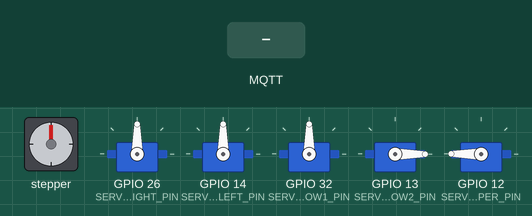
The sketch below on a simulated ESP32. Parts: stepper motor, 5 × servo. Wiring (inferred from the names in the program): stepper motor driver (8000 steps per turn assumed): step GPIO 19; direction GPIO 18. Inputs (shaded band) come from the test bench. WiFi joins after 1.5 s; servers stay silent unless stated; no MQTT or app messages arrive unless stated; what the sketch prints to the serial monitor is not drawn.

Above: at 2.7 s.
2.8 s: MQTT message "0" arrives on the first subscribed topic
4.3 s: MQTT message "on" arrives on the first subscribed topic
5.8 s: MQTT message "0" arrives on the second subscribed topic
7.3 s: MQTT message "0" arrives on the third subscribed topic
At 14.5 s:
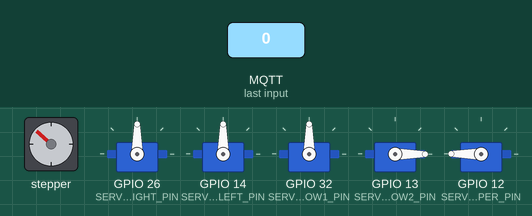
At 15.1 s:
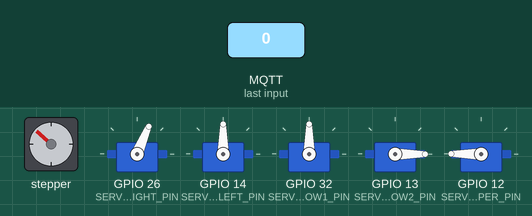
Timing chart, 0 to 22.4 s (numbered marks = the images above; inputs shaded):
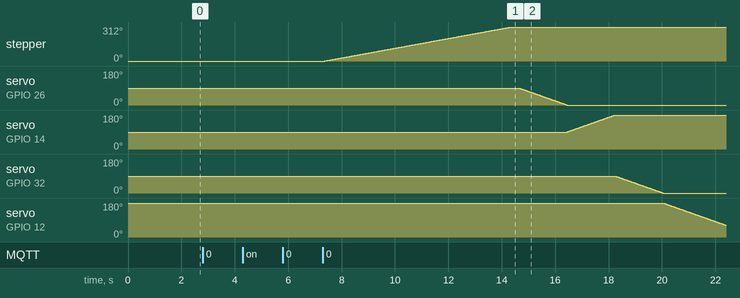

Measured:
- after the input at 2.8 s, every drawn part: stays the same
- after the input at 4.3 s, every drawn part: stays the same
- after the input at 5.8 s, every drawn part: stays the same
- after the input at 7.3 s, stepper: turns 312° clockwise in 7.0 s, starting after 0.08 s; servo on GPIO 26 (SERVO_RIGHT_PIN): moves from 90° to 0° over 1.8 s, starting after 7.4 s

The sketch:

kontrol_robot.ino
```cpp
#include <WiFi.h>
#include <PubSubClient.h>
#include <ESP32Servo.h>

// ==================== KONFIGURASI HARDWARE ====================
// Pin Definitions
#define PUL_PIN 19 // Pulse pin
#define DIR_PIN 18 // Direction pin

#define SERVO_RIGHT_PIN 26
#define SERVO_LEFT_PIN 14
#define SERVO_ELBOW1_PIN 32
#define SERVO_ELBOW2_PIN 13
#define SERVO_GRIPPER_PIN 12

// Constants
const int STEPS_PER_REV = 8000;               // 8000 pulses per revolution
const float DEGREE_PER_STEP = 360.0 / STEPS_PER_REV; // Degree per step (0.045 degrees)
const float GEAR_RATIO = 3.47222222; // Stepper to base rotation ratio
const float GRIPPER_OPEN = 180; // Disesuaikan lagi
const float GRIPPER_CLOSE = 0; // Disesuaikan lagi

// Robot Base Position
const float ROBOT_X = 0.0;
const float ROBOT_Y = 0.0;
const float ROBOT_Z = 15.5;

// Drop Points for Different Chili Type (in cm)
const float DROP_POINTS[4][3] = {
  {-10.0, 19.0, 10.0},  // Cabai besar hijau
  {-13.0, 14.0, 10.0},  // Cabai besar merah
  {-16.0, 9.0, 10.0},   // Cabai keriting hijau
  {-19.0, 4.0, 10.0}    // Cabai keriting merah
};

// Arm Lengths
float l1 = 19.0;
float l2 = 12.0;
float l3 = 20.0;

// Servo Objects
Servo servoRight;
Servo servoLeft;
Servo servoElbow1;
Servo servoElbow2;
Servo servoGripper;

// Variables
float targetX = 0, targetY = 0, targetZ = 1.0;
float targetAngle_1, targetAngle_2, targetAngle_3;
float thetaAngle_3, theta_3a;
float theta_1, theta_2, theta_3, theta_4;
int direction;
long stepsToMove;
long currentStep = 0;
float lastTheta = 0; // Menyimpan sudut terakhir
int jenis_cabai = -1;  // -1 = belum terdeteksi, 0-3 sesuai jenis cabai

// Variabel untuk servo smoothing
float currentServoRightPos = 90; // Posisi awal servo kanan
float currentServoLeftPos = 90;  // Posisi awal servo kiri
float currentServoElbow1Pos = 90; // Posisi awal servo elbow 1
float currentServoElbow2Pos = 0; // Posisi awal servo elbow 2
float currentServoGripperPos = GRIPPER_OPEN; // Posisi awal servo gripper

// ========== KONFIGURASI MQTT ===========
const char* ssid = "Sepsal";
const char* password = "salsa.279";
const char* mqtt_server = "192.168.20.13";
const int mqtt_port = 1883;

// MQTT Topics
const char* TOPIC_CM_X = "chili/cm_x";
const char* TOPIC_CM_Y = "chili/cm_y";
const char* TOPIC_JENIS = "chili/jenis";

// Variabel MQTT
WiFiClient espClient;
PubSubClient client(espClient);

// Flags untuk menandai data yang diterima
bool received_cm_x = false;
bool received_cm_y = false;
bool received_jenis = false;

bool isOperating = false;

void setup_wifi() {
  delay(10);
  Serial.println();
  Serial.print("Connecting to ");
  Serial.println(ssid);

  WiFi.begin(ssid, password);

  while (WiFi.status() != WL_CONNECTED) {
    delay(500);
    Serial.print(".");
  }

  Serial.println("");
  Serial.println("WiFi connected");
  Serial.println("IP address: ");
  Serial.println(WiFi.localIP());
}

void callback(char* topic, byte* payload, unsigned int length) {
  // Jika sedang melakukan operasi, abaikan pesan baru
  if (isOperating) {
    Serial.println("Masih dalam proses operasi, abaikan pesan baru");
    return;
  }

  Serial.print("Message arrived [");
  Serial.print(topic);
  Serial.print("] ");

  String message;
  for (int i = 0; i < length; i++) {
    message += (char)payload[i];
  }
  Serial.println(message);

  if (strcmp(topic, TOPIC_CM_X) == 0) {
    targetX = message.toFloat();
    received_cm_x = true;
    Serial.print("Received cm_x: ");
    Serial.println(targetX);
  }
  else if (strcmp(topic, TOPIC_CM_Y) == 0) {
    targetY = message.toFloat();
    received_cm_y = true;
    Serial.print("Received cm_y: ");
    Serial.println(targetY);
  }
  else if (strcmp(topic, TOPIC_JENIS) == 0) {
    jenis_cabai = message.toInt();
    received_jenis = true;
    Serial.print("Received jenis: ");
    Serial.println(jenis_cabai);
  }

  // Jika semua data sudah diterima, lakukan perhitungan IK
  if (received_cm_x && received_cm_y && received_jenis && jenis_cabai >= 0 && jenis_cabai <= 3) {
    isOperating = true; // Set flag operasi sedang berjalan
    executePickAndPlace();
  }
}

void reconnect() {
  while (!client.connected()) {
    Serial.print("Attempting MQTT connection to...");
    Serial.print(mqtt_server);
    Serial.print(":");
    Serial.print(mqtt_port);
    Serial.println("...");

    if (client.connect("ESP32Client")) {
      Serial.println("connected");
      client.subscribe(TOPIC_CM_X);
      client.subscribe(TOPIC_CM_Y);
      client.subscribe(TOPIC_JENIS);

      //client.publish(TOPIC_READY, "1");
    } else {
      Serial.print("failed, rc=");
      Serial.print(client.state());
      Serial.print(" (");
      Serial.print(getMQTTStateDescription(client.state()));
      Serial.println(") try again in 5 seconds");
      delay(5000);
    }
  }
}

String getMQTTStateDescription(int state) {
  switch(state) {
    case -4: return "Connection timeout";
    case -3: return "Connection lost";
    case -2: return "Connect failed";
    case -1: return "Disconnected";
    case 0: return "Connected";
    case 1: return "Bad protocol";
    case 2: return "Bad client ID";
    case 3: return "Unavailable";
    case 4: return "Bad credentials";
    case 5: return "Unauthorized";
    default: return "Unknown";
  }
}

// ==================== SETUP ====================
void setup() {
  Serial.begin(115200);

  pinMode(PUL_PIN, OUTPUT);
  pinMode(DIR_PIN, OUTPUT);

  servoRight.attach(SERVO_RIGHT_PIN);
  servoLeft.attach(SERVO_LEFT_PIN);
  servoElbow1.attach(SERVO_ELBOW1_PIN);
  servoElbow2.attach(SERVO_ELBOW2_PIN);
  servoGripper.attach(SERVO_GRIPPER_PIN);

  // Set initial servo positions
  servoRight.write(currentServoRightPos);
  servoLeft.write(currentServoLeftPos);
  servoElbow1.write(currentServoElbow1Pos);
  servoElbow2.write(currentServoElbow2Pos);
  servoGripper.write(currentServoGripperPos);

  setup_wifi();
  client.setServer(mqtt_server, mqtt_port);
  client.setCallback(callback);

  Serial.println("Sistem Robot Arm 4 DOF siap");
  Serial.println("Waiting for MQTT messages...");
}

// ====================== LOOP UTAMA ======================
void loop() {
  if (!client.connected()) {
    reconnect();
  }
  client.loop();
}

void printDebugInfo();

// ====================== FUNGSI KONTROL ROBOT ======================
void executePickAndPlace() {
  Serial.println("Memulai proses Pick and Place");
  printDebugInfo();

  // 1. PICK OPERATION
  Serial.println("=== FASE PICK ===");

  // Set targetZ konstan untuk pick
  targetZ = 1.0; // 1 cm di atas permukaan

  // Lakukan perhitungan IK untuk PICK
  calculateInverseKinematics(targetX, targetY, targetZ);
  printDebugInfo();

  // Kembali ke posisi awal servo sebelum stepper
  returnServoToOrigin();

  // Kembali ke posisi awal stepper sebelum mengeksekusi koordinat baru
  returnStepperToOrigin();

  // Gerakkan stepper ke posisi target
  if (stepsToMove > 0) moveStepper(stepsToMove, direction);
  lastTheta = theta_1;
  moveServosToTarget(true); // true = mode PICK
  printDebugInfo();

  // Lanjutkan dengan penutupan gripper setelah koreksi
  controlGripper(false);
  delay(500);

  // 2. PREPARE FOR PLACE
  Serial.println("=== PREPARE PLACE ===");

  // Kembali ke posisi awal sebelum IK 2
  returnServoToOrigin();
  returnStepperToOrigin();

   // 3. PLACE OPERATION
  Serial.println("=== FASE PLACE ===");

  // Lakukan perhitungan IK untuk PLACE berdasarkan jenis cabai
  if (jenis_cabai >= 0 && jenis_cabai <= 3) {
    placeObjectToDropPoint(jenis_cabai);
    printDebugInfo();

    controlGripper(true);
    delay(500);
  }

  // 4. FINISH OPERATION
  Serial.println("=== FINISHING ===");

  controlGripper(true);      // Buka gripper (safety)
  delay(500);               // Beri waktu stabilisasi

  // Kirim sinyal ready setelah menyelesaikan operasi
  //sendReadySignal();

  // Reset flags dan status operasi
  received_cm_x = false;
  received_cm_y = false;
  received_jenis = false;
  isOperating = false;

  Serial.println("Proses Pick and Place selesai");
}

// Fungsi untuk mengirim sinyal ready ke Python
//void sendReadySignal() {
//  if (client.connected()) {
//    client.publish(TOPIC_READY, "1");
//    Serial.println("Mengirim sinyal READY ke Python");
//  } else {
//    Serial.println("Gagal mengirim sinyal READY, MQTT tidak terhubung");
//  }
//}

void calculateInverseKinematics(float targetX, float targetY, float targetZ) {
  // Calculate target angle θ1
  targetAngle_1 = atan2(targetY - ROBOT_Y, targetX - ROBOT_X) * 180.0 / PI;

  // Hitung theta_1 sebagai sudut dari sumbu Y positif (0° menghadap depan)
  theta_1 = 90.0 - targetAngle_1; // Konversi ke sudut robot

  // Normalisasi sudut antara -180° dan 180°
  theta_1 = fmod(theta_1 + 180.0, 360.0) - 180.0;

  // Determine direction (CCW or CW)
  direction = (targetX > 0) ? 1 : -1;

  // Convert angle to steps considering gear ratio
  stepsToMove = fabs(theta_1) * GEAR_RATIO / DEGREE_PER_STEP;

  // Hitung parameter untuk lengan
  float a = sqrt(pow(targetX - ROBOT_X, 2) + pow(targetY - ROBOT_Y, 2));
  float z_rel = targetZ - ROBOT_Z;
  float b = l3 + z_rel;
  float c = sqrt(pow(a, 2) + pow(b, 2));

  if (c > (l1 + l2) || c < fabs(l1 - l2)) {
    Serial.println("Target di luar jangkauan lengan robot.");
  } else {
    // Calculate theta_2
    float alpha_1 = acos((pow(c, 2) + pow(l1, 2) - pow(l2, 2)) / (2 * c * l1));
    float alpha_2 = atan2(b, a);
    targetAngle_2 = (alpha_1 + alpha_2) * 180.0 / PI;
    theta_2 = targetAngle_2;

    // Calculate theta_3
    targetAngle_3 = acos((pow(l1, 2) + pow(l2, 2) - pow(c, 2)) / (2 * l1 * l2));
    thetaAngle_3 = targetAngle_3 * 180.0 / PI;
    theta_3a = thetaAngle_3 - 180;
    theta_3 = fabs(theta_3a);

    // Calculate theta_4
    theta_4 = (90 - theta_2 - theta_3) - 180;

    Serial.print("Sudut terhitung: ");
    Serial.print("θ1="); Serial.print(theta_1);
    Serial.print("°, θ2="); Serial.print(theta_2);
    Serial.print("°, θ3="); Serial.print(theta_3);
    Serial.print("°, θ4="); Serial.print(theta_4);
   Serial.println("°");
  }
}

void returnServoToOrigin() {
  // Gerakkan servo shoulder ke posisi awal
  smoothMoveServo(servoRight, currentServoRightPos, 90, 20); // Kembali ke 90 dengan delay 20ms
  smoothMoveServo(servoLeft, currentServoLeftPos, 90, 20);  // Kembali ke 90 dengan delay 20ms

  // Gerakkan servo elbow 1 ke posisi awal
  smoothMoveServo(servoElbow1, currentServoElbow1Pos, 90, 20); // Kembali ke 150 derajat delay 20ms

  // Gerakkan servo elbow 2 ke posisi awal
  smoothMoveServo(servoElbow2, currentServoElbow2Pos, 0, 20); // Kembali ke 150 derajat delay 20ms
}

void returnStepperToOrigin() {
  if (lastTheta != 0) {
    // Hitung langkah untuk kembali ke posisi awal
    long returnSteps = abs(lastTheta * GEAR_RATIO / DEGREE_PER_STEP);
    int returnDirection = (lastTheta > 0) ? -1 : 1; // Arah kembali ke 0 derajat

    Serial.print("Langkah kembali: ");
    Serial.println(returnSteps);

    // Gerakkan stepper motor kembali ke posisi awal
    moveStepper(returnSteps, returnDirection);

    // Reset lastTheta ke 0 setelah kembali ke posisi awal
    lastTheta = 0;
  }
}

// Move Stepper Motor
void moveStepper(long steps, int dir) {
  // Set direction
  if (dir > 0) {
    digitalWrite(DIR_PIN, LOW);
    Serial.println("DIR_PIN: LOW (CCW)");
  } else {
    digitalWrite(DIR_PIN, HIGH);
    Serial.println("DIR_PIN: HIGH (CW)");
  }

  delay(10); // Delay kecil untuk memastikan pin direction sudah set

  // Move stepper
  for (long i = 0; i < steps; i++) {
    digitalWrite(PUL_PIN, HIGH);
    delayMicroseconds(500);
    digitalWrite(PUL_PIN, LOW);
    delayMicroseconds(500);

    currentStep += dir; // Update current step position
  }
}

void controlGripper(bool open) {
  float targetPos = open ? GRIPPER_OPEN : GRIPPER_CLOSE;
  smoothMoveServo(servoGripper, currentServoGripperPos, targetPos, 20);
  Serial.println(open ? "Gripper terbuka" : "Gripper tertutup");
}

void moveServosToTarget(bool isPickOperation) {
  if (isPickOperation){
    // Mode PICK (Ambil Cabai):
    // 1. Buka gripper -> 2. Bergerak ke target -> 3. Tutup gripper
    controlGripper(true);  // Buka gripper
    delay(300);            // Beri waktu untuk membuka

    //Gerakkan servo shoulder
    smoothMoveServo(servoRight, currentServoRightPos, theta_2, 20); // Delay 20ms per langkah
    smoothMoveServo(servoLeft, currentServoLeftPos, 180 - theta_2, 20); // Delay 20ms per langkah

    // Gerakkan servo elbow 1 ke posisi target
    smoothMoveServo(servoElbow1, currentServoElbow1Pos, theta_3, 20); // Delay 20ms per langkah

    // Gerakkan servo elbow 2 ke posisi target
    smoothMoveServo(servoElbow2, currentServoElbow2Pos, theta_4, 20); // Delay 20ms per langkah

    // Tutup gripper untuk mencengkeram objek
    controlGripper(false);
    delay(500);
  } else {
    // Mode PLACE (Letakkan Cabai):
    // 1. Gripper sudah tertutup (pegang cabai) -> 2. Bergerak ke wadah -> 3. Buka gripper

    //Gerakkan servo shoulder
    smoothMoveServo(servoRight, currentServoRightPos, theta_2, 20); // Delay 20ms per langkah
    smoothMoveServo(servoLeft, currentServoLeftPos, 180 - theta_2, 20); // Delay 20ms per langkah

    // Gerakkan servo elbow 1 ke posisi target
    smoothMoveServo(servoElbow1, currentServoElbow1Pos, theta_3, 20); // Delay 20ms per langkah

    // Gerakkan servo elbow 2 ke posisi target
    smoothMoveServo(servoElbow2, currentServoElbow2Pos, theta_4, 20); // Delay 20ms per langkah

    controlGripper(true); // Buka untuk melepas cabai
    delay(500);
  }
}

// Fungsi untuk memindahkan objek ke wadah berdasarkan jenis cabai
void placeObjectToDropPoint(int jenis_cabai) {
  // Set target ke koordinat wadah sesuai jenis cabai
  targetX = DROP_POINTS[jenis_cabai][0];
  targetY = DROP_POINTS[jenis_cabai][1];
  targetZ = DROP_POINTS[jenis_cabai][2];

  // Hitung inverse kinematics untuk wadah
  calculateInverseKinematics(targetX, targetY, targetZ);

  if (stepsToMove > 0) moveStepper(stepsToMove, direction);
  lastTheta = theta_1;
  moveServosToTarget(false); // Parameter false = mode PLACE
}

void smoothMoveServo(Servo &servo, float &currentPos, float targetPos, int stepDelay) {
  float stepSize = 1.0; // Besaran perubahan per langkah (bisa disesuaikan)
  if (currentPos < targetPos) {
    while (currentPos < targetPos) {
      currentPos += stepSize;
      if (currentPos > targetPos) currentPos = targetPos;
      servo.write(currentPos);
      delay(stepDelay);
    }
  } else if (currentPos > targetPos) {
    while (currentPos > targetPos) {
      currentPos -= stepSize;
      if (currentPos < targetPos) currentPos = targetPos;
      servo.write(currentPos);
      delay(stepDelay);
    }
  }
}

void printDebugInfo() {
  Serial.println("=== DEBUG INFO ===");
  Serial.print("Target Position - X: "); Serial.print(targetX);
  Serial.print(" cm, Y: "); Serial.print(targetY);
  Serial.print(" cm, Z: "); Serial.print(targetZ); Serial.println(" cm");

  Serial.print("Current Servo Positions - ");
  Serial.print("Shoulder 1: "); Serial.print(currentServoRightPos);
  Serial.print("Shoulder 2: "); Serial.print(currentServoLeftPos);
  Serial.print("°, Elbow1: "); Serial.print(currentServoElbow1Pos);
  Serial.print("°, Elbow2: "); Serial.print(currentServoElbow2Pos);

  Serial.print("Stepper Position - Steps: "); Serial.print(currentStep);
  Serial.print(", Last Theta: "); Serial.print(lastTheta); Serial.println("°");
}
```
